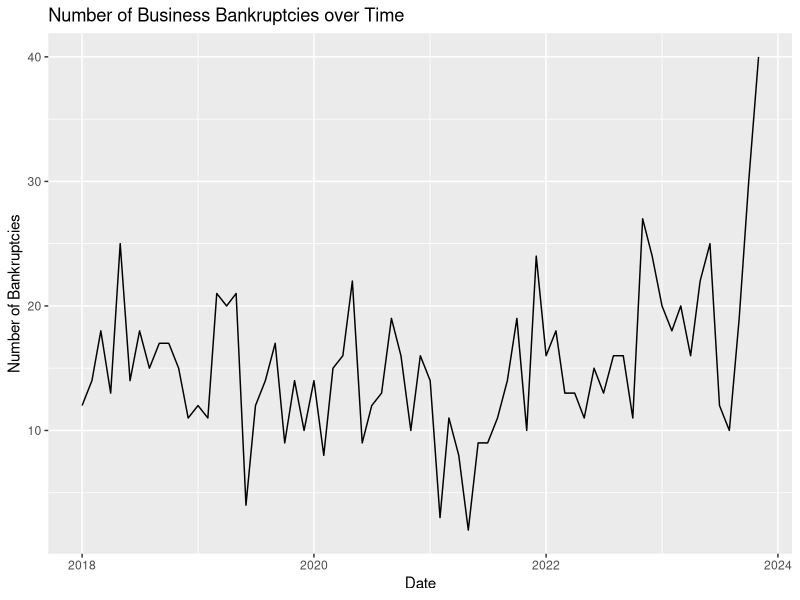
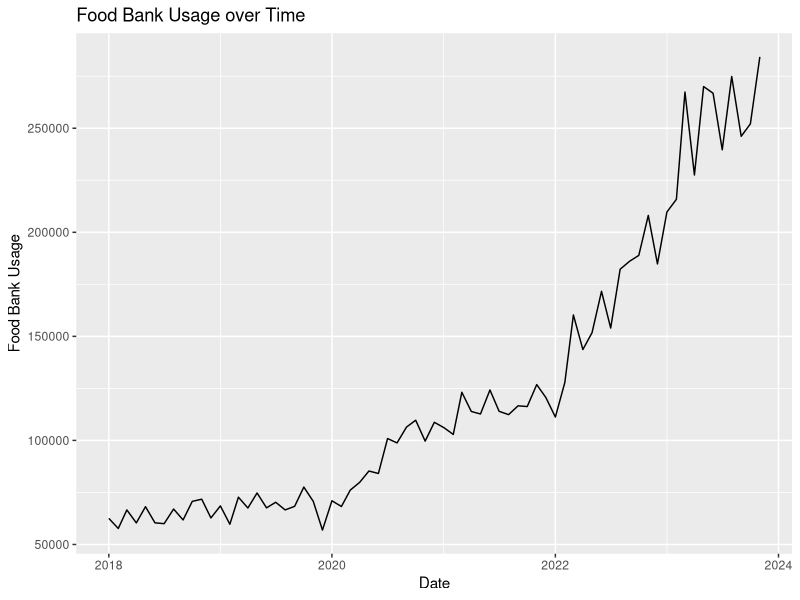
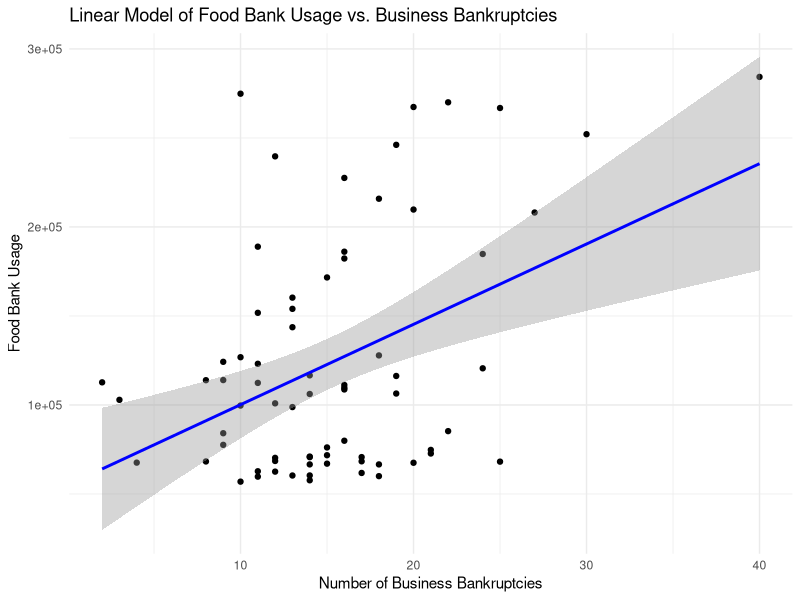
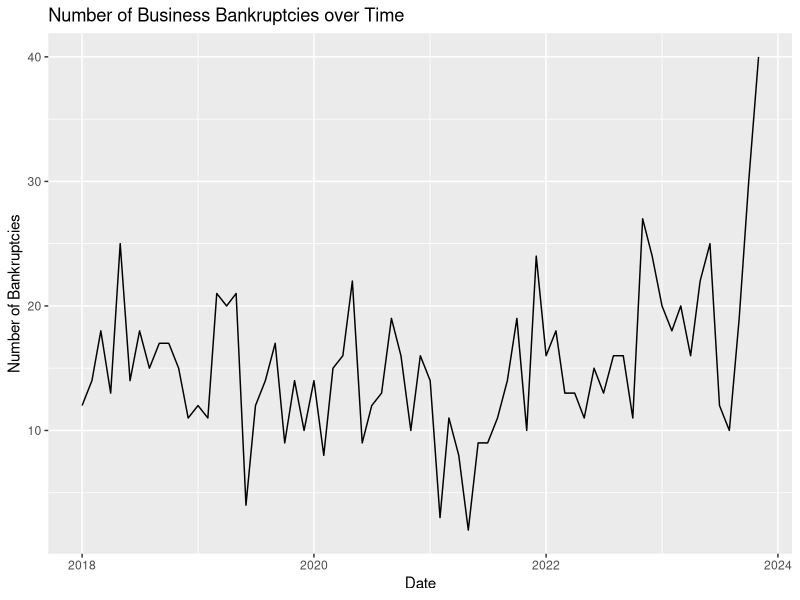
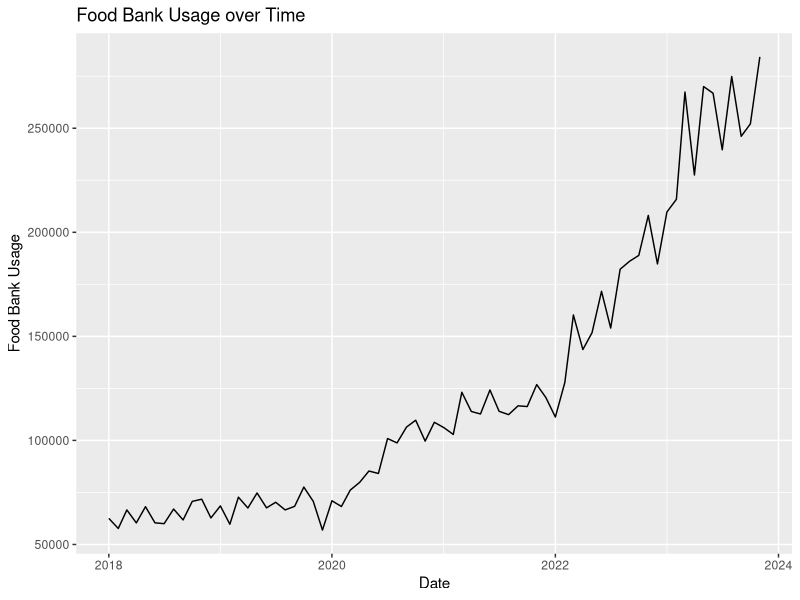
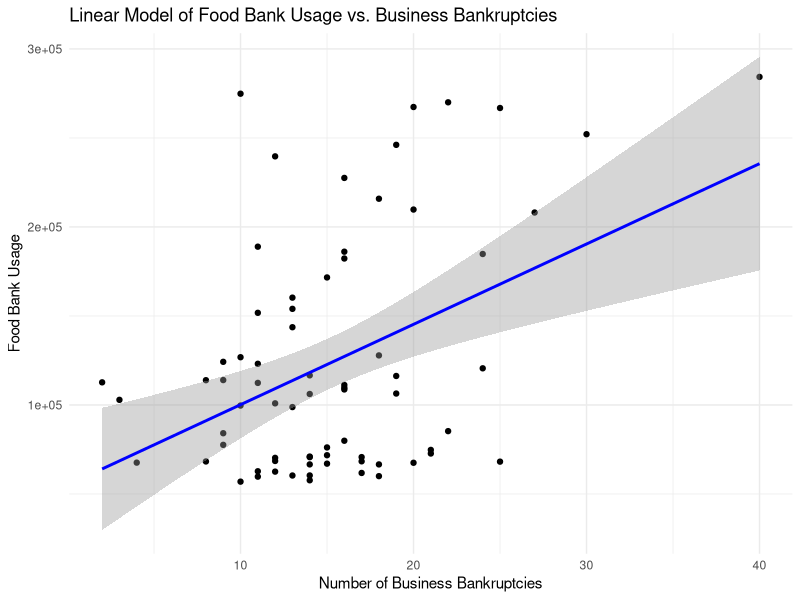

R code for these plots, in order:
## ---- chunk 1
# Load necessary libraries
library(dplyr)
library(lubridate)
library(ggplot2)
## ---- chunk 2
# Read the datasets
merged_data <- read.csv('inputs/cleaned_data.csv')
# Convert 'Date' to Date object if it is not already
merged_data$Date <- as.Date(merged_data$Date)
## ---- chunk 3
# Plot the graph of business bankruptcies across time
ggplot(data = merged_data, aes(x = Date, y = num_of_bankruptcies)) +
  geom_line() +
  labs(title = "Number of Business Bankruptcies over Time", x = "Date", y = "Number of Bankruptcies")

# Save the plot
ggsave("business_bankruptcies_over_time.png", width = 10, height = 6)
## ---- chunk 4
# Plot the graph of food bank usage across time
ggplot(data = merged_data, aes(x = Date, y = food_bank_usage)) +
  geom_line() +
  labs(title = "Food Bank Usage over Time", x = "Date", y = "Food Bank Usage")

# Save the plot
ggsave("food_bank_usage_over_time.png", width = 10, height = 6)
## ---- chunk 5
# Load necessary libraries

# Linear Regression Model
model <- lm(food_bank_usage ~ num_of_bankruptcies, data = merged_data)

# Creating the plot
ggplot(merged_data, aes(x = num_of_bankruptcies, y = food_bank_usage)) +
  geom_point() +
  geom_smooth(method = "lm", col = "blue") +
  labs(x = "Number of Business Bankruptcies", y = "Food Bank Usage", title = "Linear Model of Food Bank Usage vs. Business Bankruptcies") +
  theme_minimal()

# Save the plot
ggsave("linear_model_plot.png", width = 10, height = 6)
## ---- chunk 6
# Linear Regression Model
model <- lm(food_bank_usage ~ num_of_bankruptcies, data = merged_data)

# Summary of the linear model
model_summary <- summary(model)

# Capture the coefficients to a data frame
coefficients_df <- as.data.frame(coef(model_summary))

# Save the coefficients to a CSV file
write.csv(coefficients_df, "linear_model_coefficients.csv", row.names = TRUE)

# If you want to capture more details from the summary, you can manually create a data frame
# Here we capture the coefficients, their standard errors, t-values, and p-values
summary_df <- data.frame(
  Estimate = coef(model_summary)[, "Estimate"],
  StdError = coef(model_summary)[, "Std. Error"],
  tValue = coef(model_summary)[, "t value"],
  Pr = coef(model_summary)[, "Pr(>|t|)"]
)
summary_df
# Save the detailed summary to a CSV file
write.csv(summary_df, "linear_model_detailed_summary.csv", row.names = FALSE)
